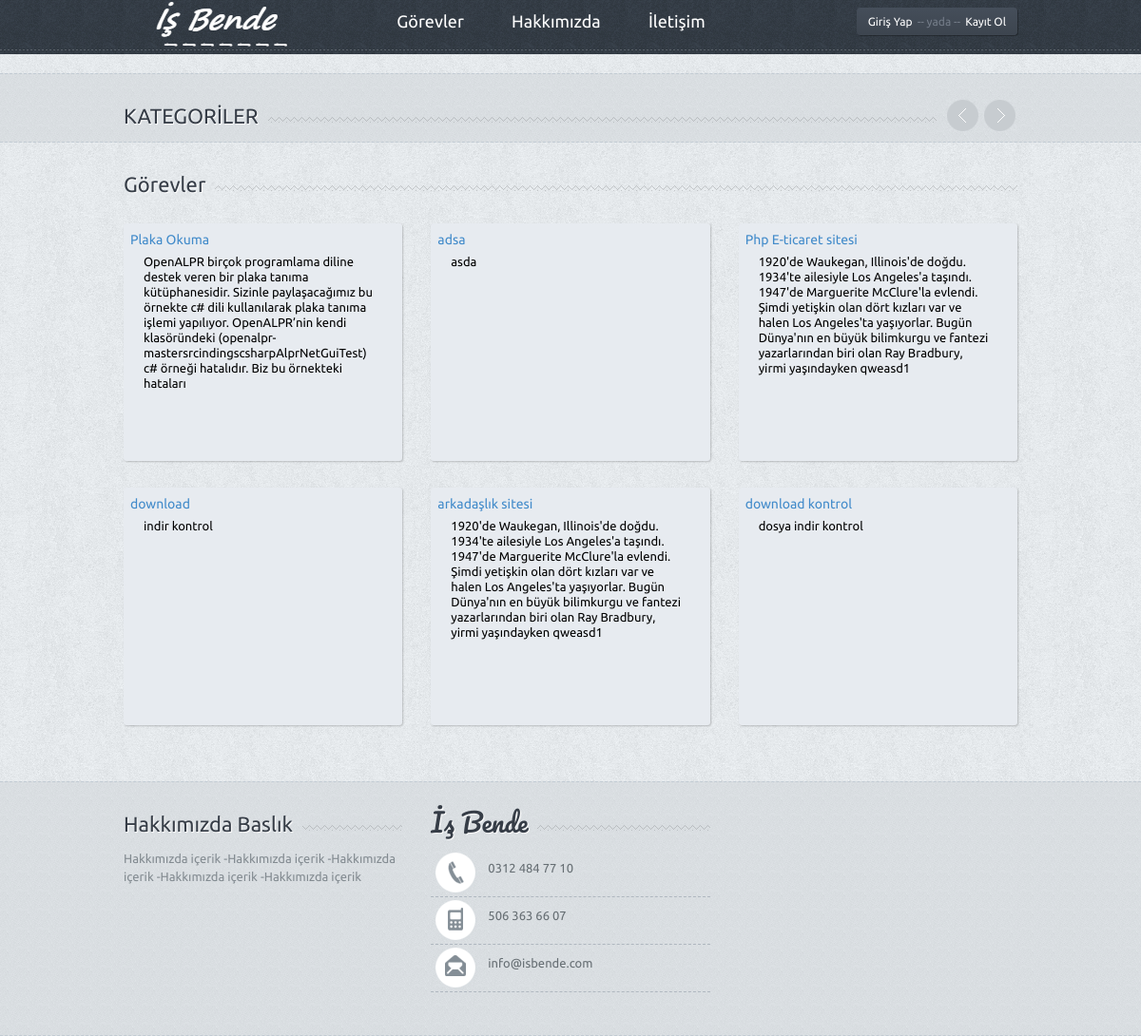
The page / on the database its author committed.
### tables this page shows
CREATE TABLE `gorev` (
  `gorev_id` smallint(9) NOT NULL,
  `veren_id` int(9) NOT NULL,
  `yapan_id` int(9) NOT NULL DEFAULT '0',
  `gorev_kategori` varchar(20) DEFAULT NULL,
  `gorev_baslik` varchar(100) DEFAULT NULL,
  `gorev_detay` varchar(300) DEFAULT NULL,
  `gorev_il` varchar(20) DEFAULT NULL,
  `gorev_ek` varchar(250) DEFAULT NULL,
  `gorev_basTarih` datetime DEFAULT CURRENT_TIMESTAMP,
  `gorev_bitTarih` date DEFAULT NULL,
  `gorev_butce` smallint(9) DEFAULT NULL,
  `gorev_yetenek` varchar(50) DEFAULT NULL,
  `puandurumu` bit(1) NOT NULL DEFAULT b'0',
  `teslimalindi` bit(1) NOT NULL DEFAULT b'0',
  `teslimedildi` bit(1) NOT NULL DEFAULT b'0'
);

CREATE TABLE `hakkimizda` (
  `hakkimizda_id` int(11) NOT NULL,
  `hakkimizda_baslik` varchar(250) NOT NULL,
  `hakkimizda_icerik` text NOT NULL,
  `hakkimizda_vizyon` varchar(500) NOT NULL,
  `hakkimizda_misyon` varchar(500) NOT NULL
);

CREATE TABLE `ayar` (
  `ayar_id` int(11) NOT NULL,
  `ayar_logo` varchar(250) NOT NULL,
  `ayar_baslik` varchar(250) NOT NULL,
  `ayar_aciklama` varchar(250) NOT NULL,
  `ayar_keywords` varchar(50) NOT NULL,
  `ayar_yazar` varchar(50) NOT NULL,
  `ayar_tel` varchar(50) NOT NULL,
  `ayar_gsm` varchar(50) NOT NULL,
  `ayar_faks` varchar(50) NOT NULL,
  `ayar_mail` varchar(50) NOT NULL,
  `ayar_ilce` varchar(50) NOT NULL,
  `ayar_il` varchar(50) NOT NULL,
  `ayar_adres` varchar(250) NOT NULL,
  `ayar_mesai` varchar(250) NOT NULL,
  `ayar_maps` varchar(250) NOT NULL,
  `ayar_analystic` varchar(50) NOT NULL,
  `ayar_zopim` varchar(250) NOT NULL,
  `ayar_facebook` varchar(50) NOT NULL,
  `ayar_twitter` varchar(50) NOT NULL,
  `ayar_youtube` varchar(50) NOT NULL,
  `ayar_smtphost` varchar(50) NOT NULL,
  `ayar_smtpuser` varchar(50) NOT NULL,
  `ayar_smtppassword` varchar(50) NOT NULL,
  `ayar_smtpport` varchar(50) NOT NULL,
  `ayar_bakim` enum('0','1') NOT NULL DEFAULT '1'
);

### index.php (the view, shortened to what this page needs)
<?php
include 'header.php';
?>
<div class="container">
		</div>
		<div class="f-widget featpro">
			<div class="container">
				<div class="title-widget-bg">
					<div class="title-widget">KATEGORİLER</div>
					<div class="carousel-nav">
						<a class="prev"></a>
						<a class="next"></a>
					</div>
				</div>
				</div>
			</div>
			<div class="container">
				<div class="row">
					<div class="col-md-12">
						<div class="title-bg">
							<div class="title">Görevler</div>
						</div>
						<div class="row prdct">
							<?php
							while($gorevcek=$gorevsor->fetch(PDO::FETCH_ASSOC))
								{?>
									<div class="col-md-4">
										<div class="productwrap">
											<span
											;class="smalltitle2"><a ><?php echo  $gorevcek['gorev_baslik'] ?></a> </span>
											<br>
											<span class="smalltitle2"><a><?php echo  $gorevcek['gorev_detay'] ?></a> </span>
										</div>
									</div>
									<?php
								}
								?>
							</div>
							<div class="spacer"></div>
						</div>
					</div>
				</div>
				<?php include 'footer.php'; ?>

### footer.php (shortened to what this page needs)
<div class="f-widget">
		<div class="container">
			<div class="row">
				<div class="col-md-4">
					<div class="title-widget-bg">
						<div class="title-widget"><?php echo $hakkimizdacek['hakkimizda_baslik']; ?></div>
					</div>
					<div class="newsletter">
						<p>
							<?php echo $hakkimizdacek['hakkimizda_icerik']; ?>
						</p>
					</div>
				</div>
				<div class="col-md-4">
					<div class="title-widget-bg">
						<div class="title-widget-cursive">İş Bende</div>
					</div>
					<ul class="contact-widget">
						<li class="fphone"> <?php echo  $ayarcek['ayar_tel'] ?></li>
						<li class="fmobile"> <?php echo $ayarcek['ayar_gsm'] ?></li>
						<li class="fmail lastone"> <?php echo $ayarcek['ayar_mail'] ?></li>
					</ul>
				</div>
			</div>
			<div class="spacer"></div>
		</div>
	</div>
	</div>
  </body>
</html>

### style.css (style rules this page uses)
html,body { background:url(images/bodybg.png) repeat; font-family:'Ubuntu', railway, arial, sans-serif; margin:0; padding:0; font-size:14px; }
.container { max-width:980px; padding:0 20px; }
.spacer { height:45px; width:100%; }
.title-bg { max-width:100%; height:6px; background: url(images/shizzle.png) repeat-x; position:relative; margin-top:45px; margin-bottom:20px; }
.title-bg > div { display:inline-block; position:absolute; background: url(images/bodybg.png); }
.title { font-size:22px; color:#363d47; text-shadow:1px 1px 1px #FFF; font-weight:normal; top: -17px; padding-right:10px; }
.carousel-nav { right: 0; top: -19px; padding-left:10px; background: url(images/f-bg.png); }
.prev, .next { width:36px; height:35px; display:inline-block; cursor:pointer; }
.prev { background: url(images/sright.png)no-repeat; }
.next { background: url(images/sleft.png)no-repeat; }
.productwrap { width: 200px; height: 250px; background:#e7ebf0; width:100%; padding:7px 7px 150px 7px; border-radius:3px; box-shadow:1px 1px 2px rgba(0,0,0, .2); margin:14px 0; }
.smalltitle2 { color:#303740; text-decoration:none; font-size:14px; display: block; width: 250px; height: 50px; margin-left:6px; margin-top:5px; }
.smalltitle2 a { color:#000; text-decoration:none; }
.smalltitle2 { font-size: 13px; line-height: 16px; padding-left: 8px; text-align: left; display: block; }
.f-widget { width:100%; background:url(images/f-bg.png); height:auto !important; border-top:1px dashed #c2cbd3; border-bottom:1px dashed #c2cbd3; max-width:100%; }
.title-widget-bg { max-width:100%; height:6px; background: url(images/shizzle-dark.png) repeat-x; position:relative; margin-top:45px; margin-bottom:20px; }
.title-widget-bg > div { display:inline-block; position:absolute; background: url(images/f-bg.png); }
.title-widget { font-size:22px; color:#363d47; text-shadow:1px 1px 1px #FFF; font-weight:normal; top: -17px; padding-right:10px; }
.title-widget-cursive { font-size:27px; color:#363d47; text-shadow:1px 1px 1px #FFF; font-weight:normal; top: -22px; padding-right:10px; font-family: 'Pacifico', cursive; }
.newsletter { color:#838b91; font-size:13px; }
.contact-widget { list-style:none; margin:0; padding:0; }
.contact-widget li { color:#666e73; min-height:50px; padding-top:10px; padding-bottom:10px; border-bottom:1px dashed #AFB7BF; padding-left:60px; font-size:13px; }
.fphone { background:url(images/iconphone.png) no-repeat 0 center transparent; }
.fmail { background:url(images/iconmail.png) no-repeat 0 center transparent; }
.fmobile { background:url(images/iconmobile.png) no-repeat 0 center transparent; }

### rows shown on the page
gorev: gorev_baslik "Plaka Okuma", gorev_detay "OpenALPR birçok programlama diline destek veren bir plaka tanıma kütüphanesidir. Sizinle paylaşacağımız bu örnekte c# dili kullanılarak plaka tanıma işlemi yapılıyor. OpenALPR’nin kendi klasöründeki (openalpr-mastersrc\bindingscsharpAlprNetGuiTest) c# örneği hatalıdır. Biz bu örnekteki hataları"
gorev: gorev_baslik "adsa", gorev_detay "asda"
gorev: gorev_baslik "Php E-ticaret sitesi", gorev_detay "1920'de Waukegan, Illinois'de doğdu. 1934'te ailesiyle Los Angeles'a taşındı. 1947'de Marguerite McClure'la evlendi. Şimdi yetişkin olan dört kızları var ve halen Los Angeles'ta yaşıyorlar. Bugün Dünya'nın en büyük bilimkurgu ve fantezi yazarlarından biri olan Ray Bradbury, yirmi yaşındayken qweasd1"
gorev: gorev_baslik "download", gorev_detay "indir kontrol"
gorev: gorev_baslik "arkadaşlık sitesi", gorev_detay "1920'de Waukegan, Illinois'de doğdu. 1934'te ailesiyle Los Angeles'a taşındı. 1947'de Marguerite McClure'la evlendi. Şimdi yetişkin olan dört kızları var ve halen Los Angeles'ta yaşıyorlar. Bugün Dünya'nın en büyük bilimkurgu ve fantezi yazarlarından biri olan Ray Bradbury, yirmi yaşındayken qweasd1"
gorev: gorev_baslik "download kontrol", gorev_detay "dosya indir kontrol"
hakkimizda: hakkimizda_baslik "Hakkımızda Baslık", hakkimizda_icerik "Hakkımızda içerik -Hakkımızda içerik -Hakkımızda içerik -Hakkımızda içerik -Hakkımızda içerik"
ayar: ayar_tel "0312 484 77 10", ayar_gsm "506 363 66 07", ayar_mail "info@isbende.com"
